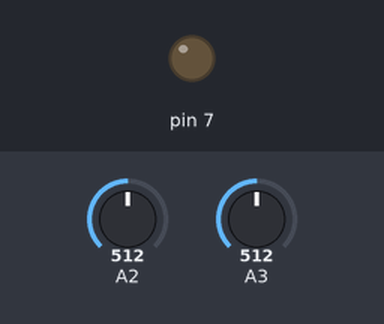
Bench run of a sketch on a simulated Arduino Uno, built with avr-gcc and run on an emulated ATmega328P. Shown: output pins drawn as LEDs (lit = HIGH). The test bench sets the inputs (shaded band); at power-on: A2 = 512, A3 = 512. What the sketch prints to the serial monitor is not drawn.

Above: at 0.5 s.
At 2.0 s:
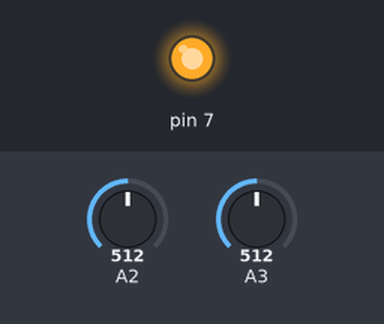
Timing chart, 0 to 6.5 s (numbered marks = the images above):
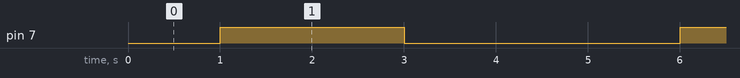

The sketch:

SAG.ino
```cpp
void setup() {
  // put your setup code here, to run once:
  pinMode(7, OUTPUT);
  Serial.begin(115200);
}

void loop() {
  // put your main code here, to run repeatedly:
  Serial.print("p1=");
  Serial.print(analogRead(2));
  Serial.print("p2=");
  Serial.println(analogRead(3));
  delay(1000);
  digitalWrite(7,HIGH);
  delay(2000);
  digitalWrite(7,LOW);
  delay(2000);
}
```

Measured:
- by itself, pin 7: alternates HIGH for 2.0 s and LOW for 3.0 s
